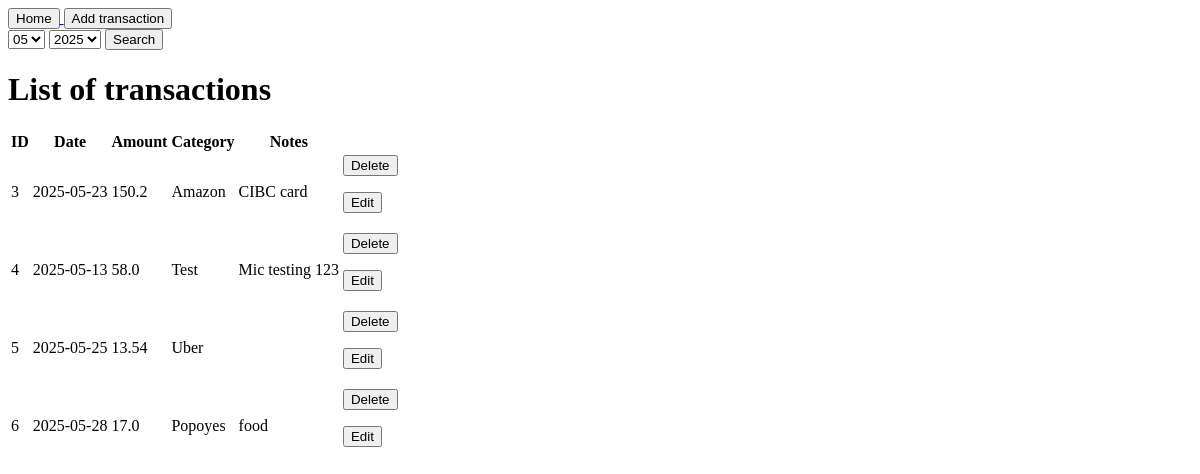
The app's page /transactions, older data.
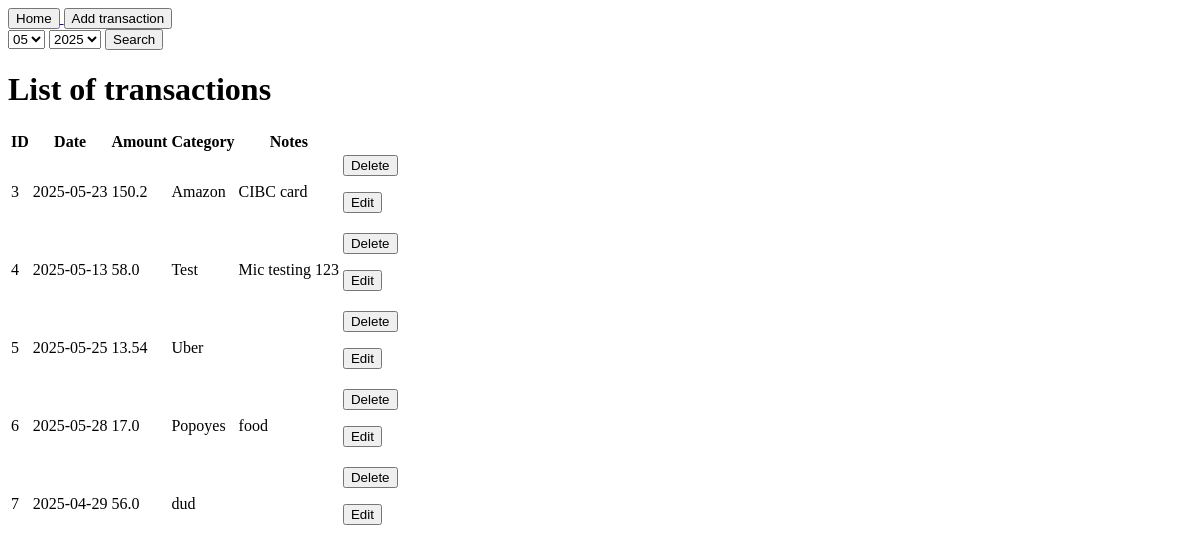
The same page, newer data.
### tables this page shows
CREATE TABLE expenses(
	id INTEGER PRIMARY KEY AUTOINCREMENT,
	date TEXT NOT NULL,
	amount REAL NOT NULL,
	category TEXT NOT NULL,
	notes TEXT);

### app.py (the view)
@app.route("/transactions")
def transactions():
	conn = sq.connect("expenses.db")
	cursor=conn.cursor()
	cursor.execute("""SELECT DISTINCT strftime('%m', date), strftime('%Y', date) FROM expenses""")
	month_year=cursor.fetchall()
	selected_month=request.args.get("month")
	selected_year=request.args.get("year")
	if selected_month and selected_month:
		cursor.execute("""SELECT*FROM expenses WHERE strftime('%m', date) = ? AND strftime('%Y', date) = ?""", (selected_month,selected_year))
	else:
		cursor.execute("""SELECT*FROM expenses""")
	expenses=cursor.fetchall()
	conn.close()
	return render_template("transactions.html", month=[item[0] for item in month_year], year= [item[1] for item in month_year], expenses=expenses)

### templates/transactions.html (shortened to what this page needs)
<html>
	<head>
	</head>
	<body>
		<a href= "/">
			<button type="button">Home</button>
		</a>
		<a href= "/add">
			<button type="button">Add transaction</button>
		</a>
		<form method="GET" action="/">
			<select name="month" id="month">
				{% for item in month %}
				<option value="{{item}}" {% if item == request.args.get('month') %}selected{% endif %}>{{item}}</option>
				{% endfor %}
			</select>
			<select name="year" id="year">
				{% for item in year %}
				<option value="{{item}}" {% if item == request.args.get('year') %}selected{% endif %}>{{item}}</option>
				{% endfor %}
			</select>
			<button type="submit">Search</button>
		</form>
		<h1>List of transactions</h1>
		<table>
			<tr>
				<th>ID</th>
				<th>Date</th>
				<th>Amount</th>
				<th>Category</th>
				<th>Notes</th>
			</tr>
			{% for items in expenses %}
			<tr>
				<td>{{items[0]}}</td>
				<td>{{items[1]}}</td>
				<td>{{items[2]}}</td>
				<td>{{items[3]}}</td>
				<td>{{items[4]}}</td>
				<td>
					<form action="/delete/{{items[0]}}", method="POST">
						<button type="submit">Delete</button>
					</form>
					<form action="/edit/{{items[0]}}",method="POST">
						<button type="submit">Edit</button>
					</form>
				</td>
			</tr>
			{% endfor %}
		</table>
	</body>
</html>

Row changes from the older to the newer data that the page shows:
added expenses: id "7", date "2025-04-29", amount "56.0", category "dud"
